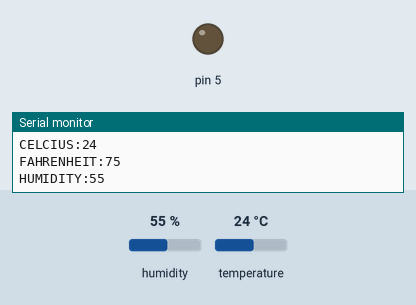
A sketch run on a simulated Arduino Uno, built with avr-gcc and run on an emulated ATmega328P. Parts: output pins drawn as LEDs (lit = HIGH), the last lines printed to the serial monitor. Inputs (shaded band) come from the test bench; at power-on: humidity 55 %, temperature 24 °C.

Above: at 3.8 s.
3.9 s: humidity set to 59 %
7.8 s: humidity set to 62 %
At 9.4 s:
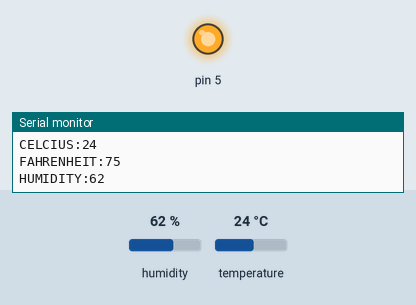
11.7 s: humidity set to 22 %
At 12.6 s:
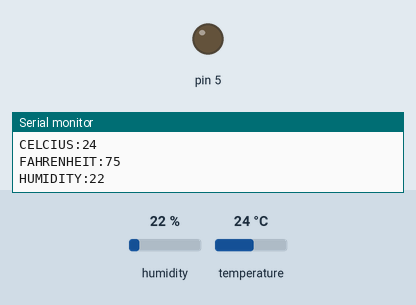
15.6 s: humidity set to 68 %
At 19.0 s:
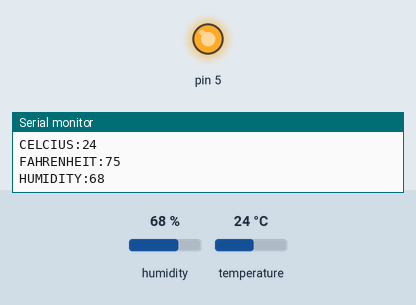
Timing chart, 0 to 20.5 s (numbered marks = the images above; inputs shaded):
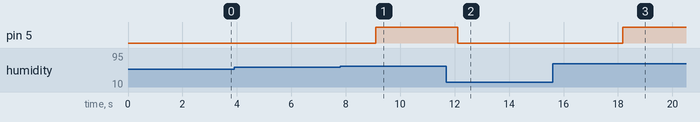

The sketch:

project-1.ino
```cpp
#include <DHT_U.h>
#include "DHT.h"

DHT dht(A0,DHT11);

void setup()
{
  pinMode(A0,INPUT);
  pinMode(5,OUTPUT);

  Serial.begin(9600);
  dht.begin();
}

void loop()
{
  int c=dht.readTemperature();
  int f=dht.readTemperature(true);
  int h=dht.readHumidity();

  if(h>60)
  {
    digitalWrite(5,HIGH);
  }
  else
  {
    digitalWrite(5,LOW);
  }

  Serial.print("CELCIUS:");
  Serial.println(c);
  Serial.print("FAHRENHEIT:");
  Serial.println(f);
  Serial.print("HUMIDITY:");
  Serial.println(h);
  delay(1500);
}
```

Measured:
- the behaviour switches between 60 and 61 % on humidity (found by bisection; images 0 and 1)
- after the input at 7.8 s, pin 5: LOW → HIGH after 1.3 s
- after the input at 11.7 s, pin 5: HIGH → LOW after 0.42 s
- after the input at 15.6 s, pin 5: LOW → HIGH after 2.6 s
